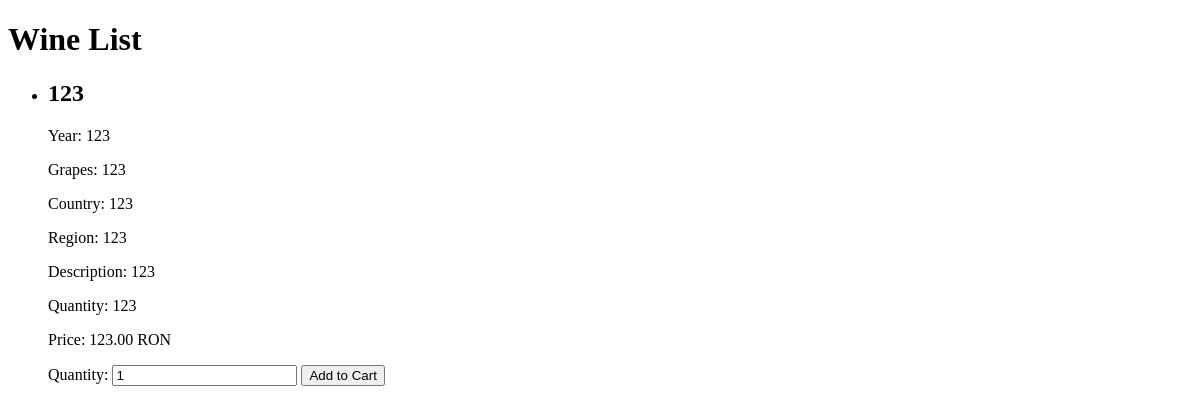
/, run on an earlier commit of the app's database.
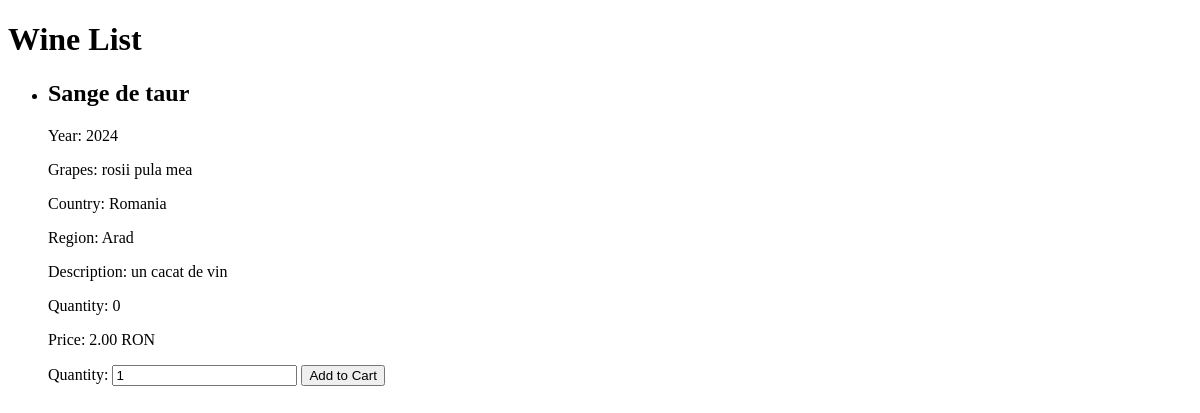
And on a later commit of the database.
### my_app/models.py (models this page shows, shortened)
class Wines(models.Model):
    name = models.CharField(max_length=100)
    year = models.IntegerField()
    grapes = models.CharField(max_length=100)
    country = models.CharField(max_length=100)
    region = models.CharField(max_length=100)
    description = models.TextField()
    quantity = models.IntegerField(null=True)
    price = models.DecimalField(max_digits=6, decimal_places=2, null=True)
    ID = models.AutoField(primary_key=True, editable=False)

### my_app/views.py (the view)
# urls.py: path('', views.wine_list, name='wine_list'),
def wine_list(request):
    wines = Wines.objects.all()
    return render(request, 'my_app/wine_list.html', {'wines': wines})

### templates/my_app/wine_list.html (shortened to what this page needs)
<!DOCTYPE html>
<html>
<head>
</head>
<body>
    <h1>Wine List</h1>
    <ul>
        {% for wine in wines %}
            <li>
                <h2>{{ wine.name }}</h2>
                <p>Year: {{ wine.year }}</p>
                <p>Grapes: {{ wine.grapes }}</p>
                <p>Country: {{ wine.country }}</p>
                <p>Region: {{ wine.region }}</p>
                <p>Description: {{ wine.description }}</p>
                <p>Quantity: {{ wine.quantity }}</p>
                <p>Price: {{ wine.price }} RON</p>
                <form action="{% url 'add_to_cart' wine.ID %}" method="post">
                    <label for="quantity">Quantity:</label>
                    <input type="number" id="quantity" name="quantity" min="1" value="1">
                    <button type="submit">Add to Cart</button>
                </form>
            </li>
        {% endfor %}
    </ul>
</body>
</html>

What changed in the data, as far as the page shows it:
removed Wines: name "123", year "123", grapes "123", country "123", region "123", description "123", quantity "123", price "123.00"
added Wines: name "Sange de taur", year "2024", grapes "rosii pula mea", country "Romania", region "Arad", description "un cacat de vin", quantity "0", price "2.00"
